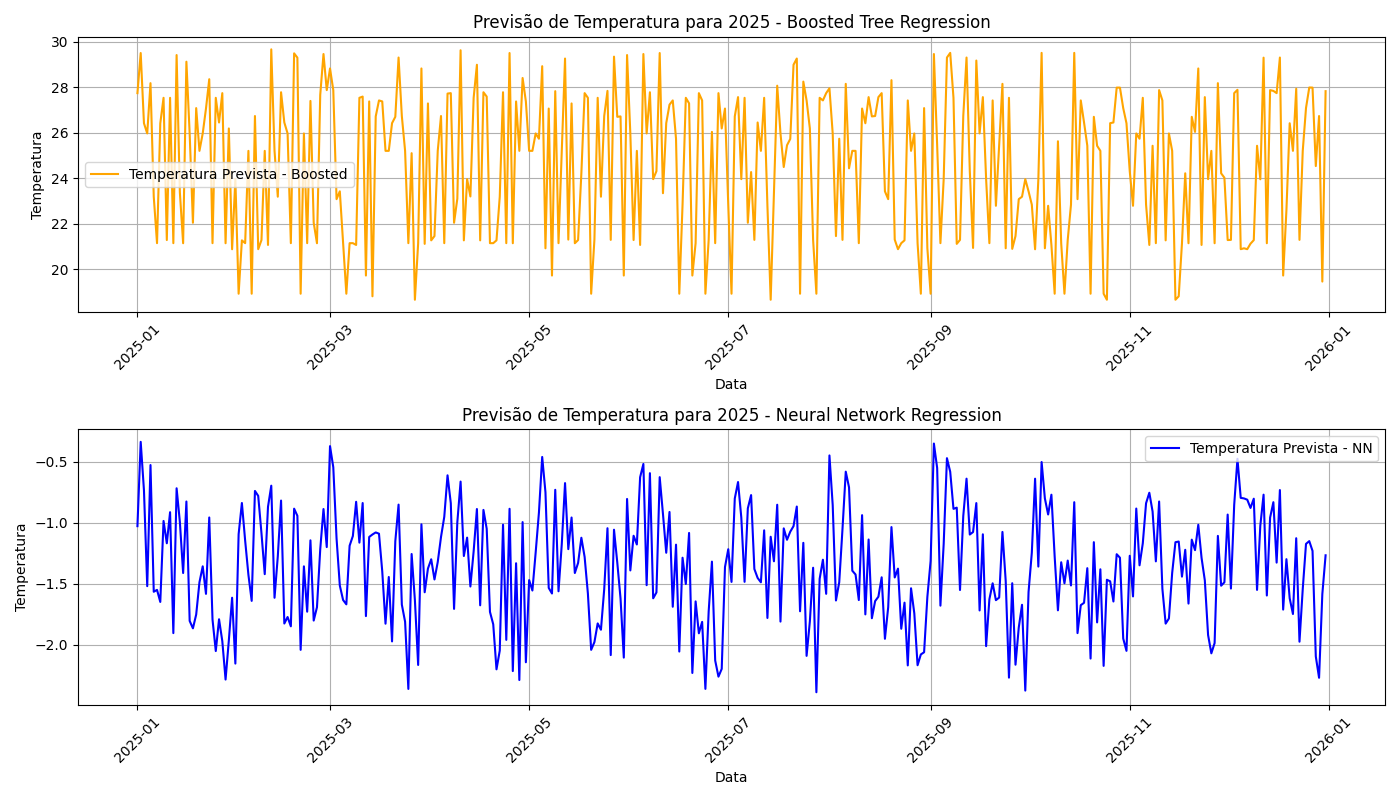

This chart was generated by the following Python code:
import pandas as pd
import numpy as np
import matplotlib.pyplot as plt
from sklearn.model_selection import train_test_split
from sklearn.ensemble import GradientBoostingRegressor
from sklearn.neural_network import MLPRegressor
from sklearn.metrics import mean_squared_error

# Carregar os dados do arquivo Excel com dados de 2020 a 2024
df = pd.read_excel('dados.xlsx')

# Remover espaços em branco nos nomes das colunas
df.columns = df.columns.str.strip()

# Remover linhas com NaN nas colunas relevantes
df = df.dropna(subset=['Dia', 'Temperatura', 'Umidade', 'Velocidade do Vento'])

# Garantir que a coluna 'Dia' seja do tipo numérico
df['Dia'] = pd.to_numeric(df['Dia'], errors='coerce')

# Remover quaisquer NaN resultantes da conversão
df = df.dropna(subset=['Dia', 'Temperatura', 'Umidade', 'Velocidade do Vento'])

# Ler colunas 'Dia', 'Umidade', 'Velocidade do Vento' e 'Temperatura'
X = df[['Dia', 'Umidade', 'Velocidade do Vento']]  # Entradas
y = df['Temperatura']  # Saída

# Dividir os dados em conjuntos de treino e teste
X_train, X_test, y_train, y_test = train_test_split(X, y, test_size=0.2, random_state=42)

# 1. Criar o modelo de Boosted Tree Regression
boosted_model = GradientBoostingRegressor(n_estimators=100, learning_rate=0.1, max_depth=3, random_state=42)
boosted_model.fit(X_train, y_train)

# Fazer previsões com Boosted Tree Regression
y_pred_boosted = boosted_model.predict(X_test)

# Avaliar o modelo Boosted Tree (imprime o erro quadrático médio)
print("Boosted Tree Regression - MSE:", mean_squared_error(y_test, y_pred_boosted))

# 2. Criar o modelo de Neural Network Regression (MLP Regressor)
nn_model = MLPRegressor(hidden_layer_sizes=(100, 100), max_iter=1000, random_state=42)
nn_model.fit(X_train, y_train)

# Fazer previsões com Neural Network Regression
y_pred_nn = nn_model.predict(X_test)

# Avaliar o modelo Neural Network (imprime o erro quadrático médio)
print("Neural Network Regression - MSE:", mean_squared_error(y_test, y_pred_nn))

# Previsões para 2025
datas_2025 = pd.date_range(start='2025-01-01', end='2025-12-31', freq='D')

# Criar um DataFrame para armazenar os dados de previsão para 2025
novos_dados = pd.DataFrame({
    'Dia': datas_2025.day,  # Extrair o dia do mês
    'Umidade': np.random.randint(40, 100, size=len(datas_2025)),  # Simulando umidade
    'Velocidade do Vento': np.random.randint(0, 20, size=len(datas_2025))  # Simulando velocidade do vento
})

# Fazer previsões para 2025 usando o modelo de Boosted Tree Regression
previsoes_boosted = boosted_model.predict(novos_dados[['Dia', 'Umidade', 'Velocidade do Vento']])

# Fazer previsões para 2025 usando o modelo de Neural Network Regression
previsoes_nn = nn_model.predict(novos_dados[['Dia', 'Umidade', 'Velocidade do Vento']])

# Adicionar as previsões ao DataFrame
novos_dados['Temperatura Prevista - Boosted'] = previsoes_boosted
novos_dados['Temperatura Prevista - NN'] = previsoes_nn

# Adicionar a coluna de data ao DataFrame
novos_dados['Data'] = datas_2025

# Exibir as previsões
print(novos_dados[['Data', 'Temperatura Prevista - Boosted', 'Temperatura Prevista - NN', 'Umidade', 'Velocidade do Vento']])

# Salvar previsões em um arquivo Excel
novos_dados.to_excel('previsoes_temperatura_2025_refinado.xlsx', index=False)

# Gerar gráficos das previsões para 2025

plt.figure(figsize=(14, 8))

# Gráfico de previsões com Boosted Tree
plt.subplot(2, 1, 1)
plt.plot(novos_dados['Data'], novos_dados['Temperatura Prevista - Boosted'], label='Temperatura Prevista - Boosted', color='orange')
plt.title('Previsão de Temperatura para 2025 - Boosted Tree Regression')
plt.xlabel('Data')
plt.ylabel('Temperatura')
plt.xticks(rotation=45)
plt.grid()
plt.legend()

# Gráfico de previsões com Neural Network
plt.subplot(2, 1, 2)
plt.plot(novos_dados['Data'], novos_dados['Temperatura Prevista - NN'], label='Temperatura Prevista - NN', color='blue')
plt.title('Previsão de Temperatura para 2025 - Neural Network Regression')
plt.xlabel('Data')
plt.ylabel('Temperatura')
plt.xticks(rotation=45)
plt.grid()
plt.legend()

plt.tight_layout()  # Ajusta o layout para não cortar os rótulos
plt.show()  # Mostra o gráfico
